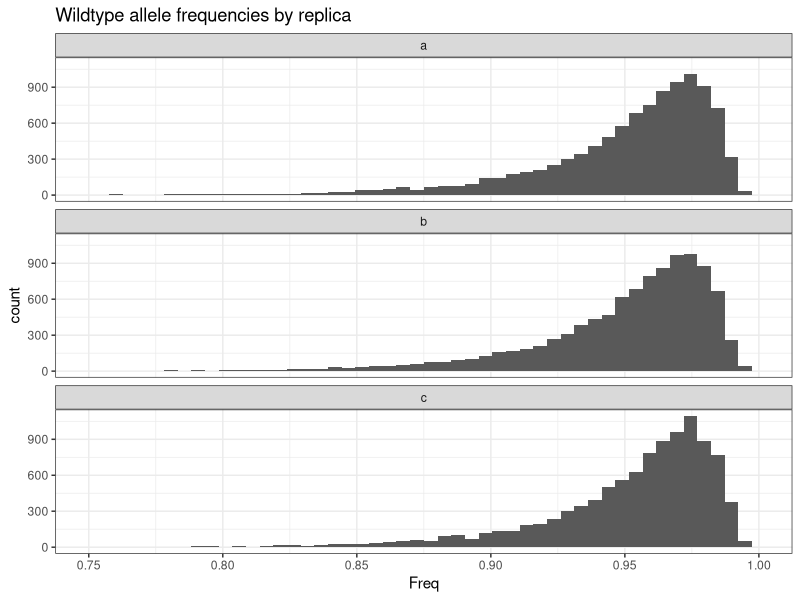
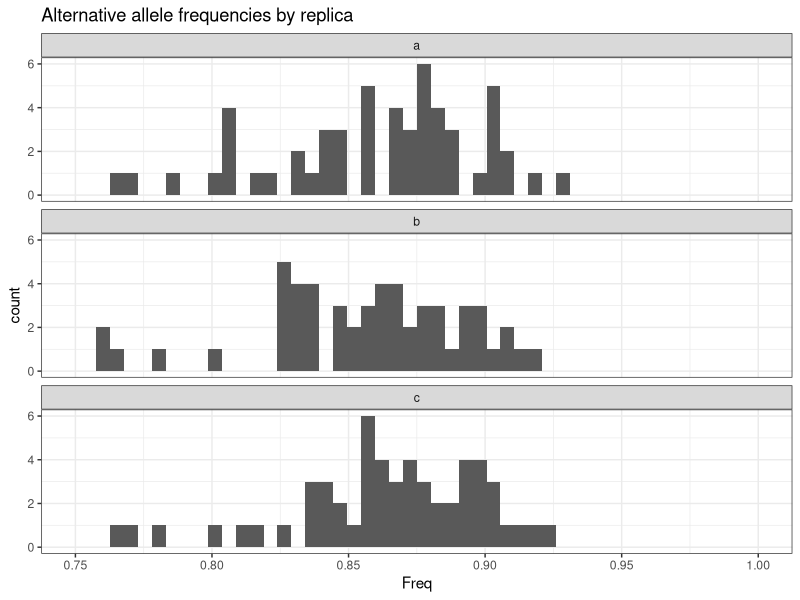
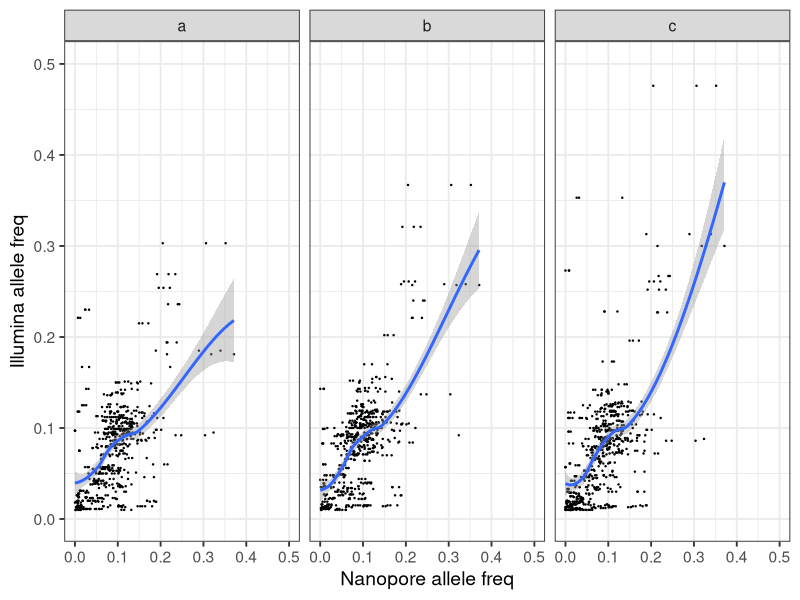
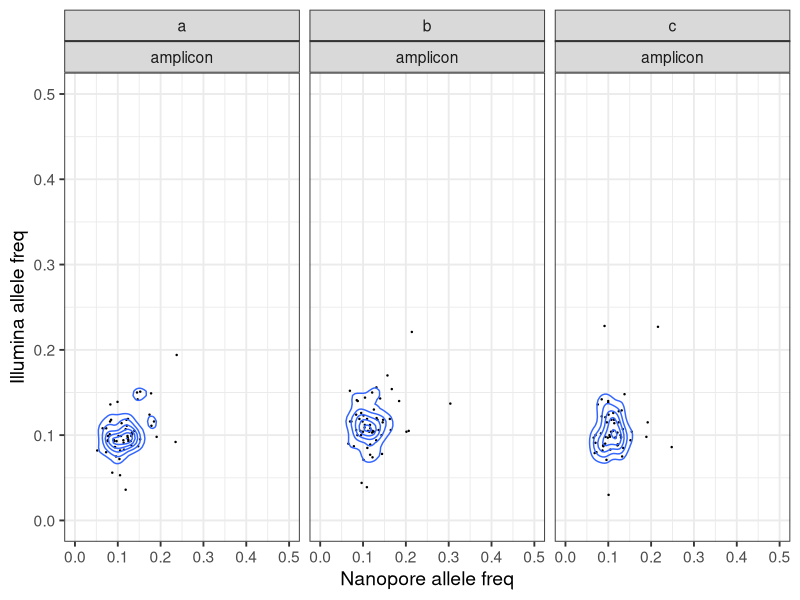

R code for these plots, in order:
## ---- chunk 1
library(tidyverse)
library(stringi)
## ---- chunk 2
variants=read_tsv("illumina_variants.tsv")
## ---- chunk 3
barcode1v=read_tsv("BC01.variants.freqs.txt")
barcode1v$replica = 'a'
barcode2v=read_tsv("BC02.variants.freqs.txt")
barcode2v$replica = 'b'
barcode3v=read_tsv("BC03.variants.freqs.txt")
barcode3v$replica = 'c'
minion_variants=rbind(barcode1v, barcode2v, barcode3v)

## ---- chunk 4
minion_variants %>%
    filter(Qual == 0) %>%
    write_tsv(path="minion_variants.tsv")
## ---- chunk 5
barcode1=read_tsv("BC01.freqs.txt")
barcode1$replica = 'a'
barcode2=read_tsv("BC02.freqs.txt")
barcode2$replica = 'b'
barcode3=read_tsv("BC03.freqs.txt")
barcode3$replica = 'c'
minion_all=rbind(barcode1, barcode2, barcode3)
## ---- chunk 6
minion_all %>%
    filter(Qual == 0) %>%
    write_tsv(path="minion_wt_frequencies.tsv")
## ---- chunk 7
expectedpositions=read_tsv("expectedpositions.txt")
## ---- chunk 8
variant_positions=inner_join(minion_all, expectedpositions, by=c("Pos"), copy=T)
wildtype_positions=anti_join(minion_all, expectedpositions, by=c("Pos"), copy=T)
## ---- chunk 9
wildtype_positions %>%
  filter(UngappedCoverage >= 50) %>%
  ggplot(aes(x=Freq)) + geom_histogram(bins=50) + facet_wrap(~replica, ncol=1) + theme_bw() + xlim(0.75, 1.0) + labs(title = "Wildtype allele frequencies by replica")
## ---- chunk 10
variant_positions %>%
  filter(UngappedCoverage >= 50) %>%
  ggplot(aes(x=Freq)) + geom_histogram(bins=50) + facet_wrap(~replica, ncol=1) + theme_bw() + xlim(0.75, 1.0) + labs(title = "Alternative allele frequencies by replica")
## ---- chunk 11
snps = variants %>%
 filter(stri_startswith_fixed(`Polymorphism Type`, 'SNP'))
joined = inner_join(snps, minion_variants, by=c("Minimum" = "Pos"))
## ---- chunk 12
filtered = joined %>%
  filter(Qual == 0) %>%
  filter(replica.x == replica.y) %>%
  filter(modality == 'amplicon')

fit = lm(filtered$Freq ~ filtered$freq)
summary(fit)
## ---- chunk 13
p = joined %>% 
  filter(Qual == 0) %>%
  filter(modality == 'amplicon') %>%
  ggplot(aes(x=Freq, y=freq)) + geom_point(size=0.2) + stat_smooth() + xlim(0, 0.5) + ylim(0, 0.5) + xlab("Nanopore allele freq") + ylab("Illumina allele freq") + facet_wrap(~replica.x) + theme_bw(base_size=14)
p
## ---- chunk 14
a=inner_join(joined, expectedpositions, by=c("Minimum" = "Pos")) %>%
  filter(Qual == 0) %>%
  filter(modality == 'amplicon') %>%
  filter(replica.x == replica.y) %>%
  ggplot(aes(x=Freq, y=freq)) + geom_point(size=0.2) + geom_density2d() + xlim(0, 0.5) + ylim(0, 0.5) + xlab("Nanopore allele freq") + ylab("Illumina allele freq") + facet_wrap(~replica.x~modality) + theme_bw(base_size=14)
a
